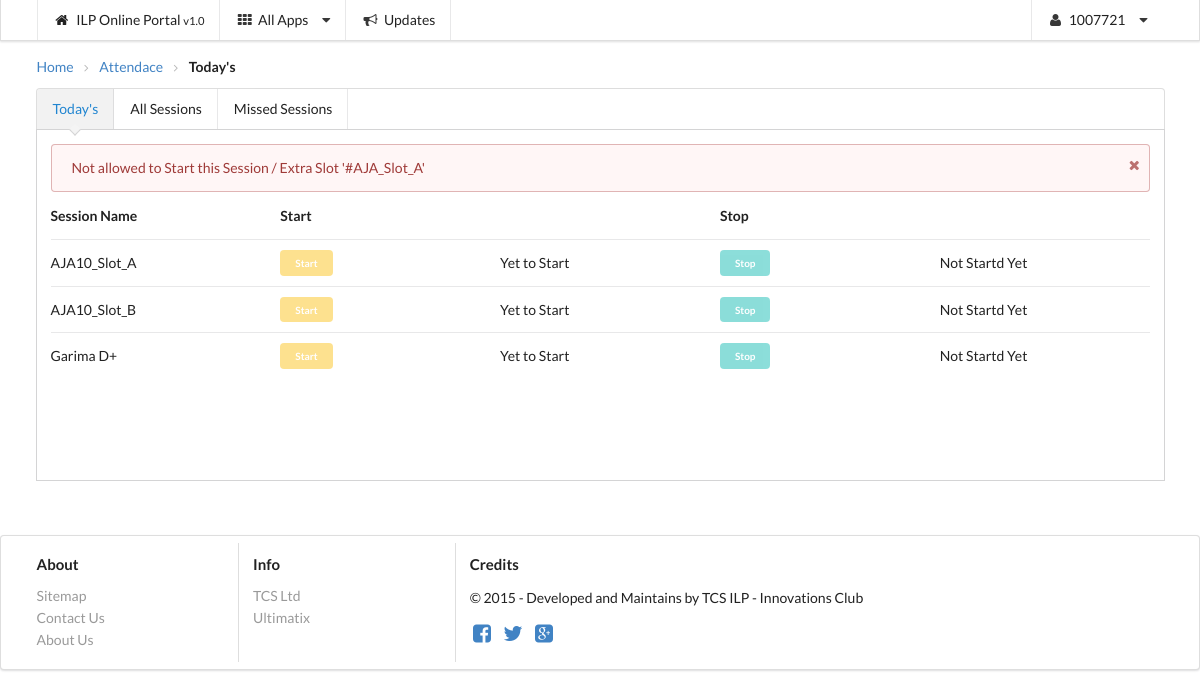
The page /attendance/start/3/ (signed in) on the database its author committed.
### Auth/models.py (models this page shows, shortened)
class ILPUser(AbstractBaseUser):
    EmpNo = models.IntegerField(
        verbose_name = "TCS Employee ID",
        unique = True,
    )
    FirstName = models.CharField(
        max_length=100,
        verbose_name = "First Name",
    )
    LastName = models.CharField(
        max_length=100,
        verbose_name = "Last Name",
    )
    Email = models.EmailField(
        verbose_name = "Employee Email Id",
        max_length = 100,
    )
    DoB = models.DateField(
        verbose_name = "Date of Birth",
    )
    gender_labels = (
        ("M", "Male"),
        ("F", "Female"),
    )
    Gender = models.CharField(
        max_length=1,
        choices=gender_labels,
        verbose_name = "Gender",
    )
    profile_labels = (
        ("Participant", "Participant"),
        ("Lead", "Lead"),
        ("Support", "Support")
    )
    Profile = models.CharField(
        max_length=11,
        choices=profile_labels,
        verbose_name = "Employee Profile",
    )
    Mobile = models.CharField(
        max_length=11,
        null = True,
        verbose_name = "Employee Mobile No",
    )
    is_active = models.BooleanField(
        default=True,
        verbose_name = "Is Active User",
    )
    is_admin = models.BooleanField(
        default=False,
        verbose_name = "Is Admin",
    )
    objects = UserManager()
    USERNAME_FIELD = 'EmpNo'
    REQUIRED_FIELDS = ['FirstName', 'LastName', 'Email', 'DoB', 'Gender', 'Profile']

### Schedule/models.py (models this page shows, shortened)
class Session(models.Model):
	session_name = models.CharField(
		verbose_name = "Schedule Name",
		max_length = 50,
	)
	incharge = models.ManyToManyField(ILPUser)
	lg_id = models.ForeignKey('ILP.LG')
	time_slot = models.ForeignKey('TimeSlot')
	date = models.DateField(
		verbose_name = "Date",
    )

class ExtraSlot(models.Model):
	participant_id = models.ForeignKey(ILPUser)
	time_slot = models.ForeignKey('TimeSlot')
	date = date = models.DateField(
		verbose_name = "Date",
    )

class TimeSlot(models.Model):
	slot_name = models.CharField(
		verbose_name = "Time Slot Name",
		max_length = 50,
	)
	start_time = models.TimeField(
		verbose_name = "Time Slot Start Time",
	)
	end_time = models.TimeField(
		verbose_name = "Time Slot End Time",
	)
	is_break = models.BooleanField(
		default=False,
		verbose_name = "Is a Break ?",
    )

### Attendance/views.py (the view)
# urls.py: url(r'^start/(?P<session>\d{1,5})/$', StartSession, name="start_session"),
@auth
def StartSession(request, session):
	return start_session(request, Session, "session", session )

### Attendance/views.py (called while the page is built)
def get_attendance_context(request):
	participant_profile = Participant.objects.get(participant_id = request.user)
	general_sessions = Session.objects.filter(lg_id = participant_profile.lg_id, date=datetime.date.today())
	extra_slots = ExtraSlot.objects.filter(participant_id=request.user,date=datetime.date.today())
	context = {
		"participant_profile" : participant_profile ,
		"general_sessions": get_all_sessions_info(request,Session, "session" ),
		"extra_slots" : get_all_sessions_info(request, ExtraSlot, "extra_slot" ),
	 }
	return context

### Templates/Attendance/home.html (shortened to what this page needs)
{% extends "base.html" %}
{% block main %}
<div class="ui breadcrumb">
  <a class="section">Home</a>
  <i class="right angle icon divider"></i>
  <a class="section">Attendace</a>
  <i class="right angle icon divider"></i>
  <div class="active section">Today's</div>
</div>
<div class="ui  grid " >
  <div class="row">
    <div class="sixteen wide column">
		<div class="ui  pointing top attached menu blue">
		  <a class="item active">Today's</a>
		  <a class="item">All Sessions</a>
		  <a class="item">Missed Sessions</a>
		</div>
		<div class="ui attached segment" style="min-height:352px;">
		  {% if messages %}
			{% for message in messages %}
			<div {% if message.tags %} class="ui message {{ message.tags }} "{% endif %}><i class="close icon"></i>{{ message }}</div>
			{% endfor %}
			{% endif %}
		  {% if general_sessions  or  extra_slots %}
		  <table class="ui five column table very basic ">
			  <thead>
				<tr><th>Session Name</th>
				<th colspan="2">Start</th>
				<th colspan="2">Stop</th>
			  </tr></thead>
			  <tbody>
			   {% for one_session in general_sessions %}
				<tr>
				  <td>{{ one_session.session.session_name }}</td>
				  {% ifequal one_session.started_flag "Yet to Start" %}
				  <td><a href="#" class="ui button yellow mini disabled">Start</a></td>
				  <td>Yet to Start</td>
				  {% endifequal %}
                  {% ifequal one_session.stop_flag "Not Startd Yet" %}
				  <td><a href="#" class="ui button teal mini disabled">Stop</a></td>
				  <td>Not Startd Yet</td>
				  {% endifequal %}
				</tr>
				{% endfor %}
				{% for extra in extra_slots %}
				<tr>
				  <td> {{ extra.extra_slot.time_slot.slot_name }}</td>
				  {% ifequal extra.started_flag "Yet to Start" %}
				  <td><a href="#" class="ui button yellow mini disabled">Start</a></td>
				  <td>Yet to Start</td>
				  {% endifequal %}
                  {% ifequal extra.stop_flag "Not Startd Yet" %}
				  <td><a href="#" class="ui button teal mini disabled">Stop</a></td>
				  <td>Not Startd Yet</td>
				  {% endifequal %}
				</tr>
				{% endfor %}
			  </tbody>
			</table>
			{% else %}
			<div class="ui message red">No Sessions Scheduled</div>
			{% endif %}
		</div>
    </div>
  </div>
</div>
{% endblock %}

### Templates/base.html (shortened to what this page needs)
<!DOCTYPE html>
<html>
  <head>
    <link rel="stylesheet" type="text/css" href="{{ STATIC_URL }}assets/font_style.css">
    <link rel="stylesheet" type="text/css" href="{{ STATIC_URL }}assets/semantic.min.css">
  </head>
  <body>
    <div class="ui fixed menu">
      <div class="ui container">
	<a class="item {% block home_active %}{% endblock %}" href="/">
	  <div class="header">
	    <i class="home icon"></i> ILP Online Portal <small>v1.0</small>
	  </div>
	</a>
	<div class="ui simple dropdown item">
	  <i class="grid layout icon"></i> All Apps <i class="dropdown icon"></i>
	</div>
	<a class="item"> <i class="announcement icon"></i> Updates  </a>
	<div class="ui simple dropdown  right item">
	  <i class="icon user"></i>
	  {{ user.EmpNo }}
	  <i class="dropdown icon"></i>
	</div>
      </div>
    </div>
    <br><br><br>
    <div class="ui container">
      {% block main %}
      {% endblock %}
    </div>
    <br><br>
    <div class="ui  padded   segment">
      <div class="ui  container  divided equal height  grid">
	<div class="three wide column">
	  <h4 class="ui  header">About</h4>
	  <div class="ui  link list">
	    <a href="#" class="item">Sitemap</a> <a href="#" class="item">Contact
	      Us</a> <a href="#" class="item">About Us </a>
	  </div>
	</div>
	<div class="three wide column">
	  <h4 class="ui  header">Info</h4>
	  <div class="ui  link list">
	    <a href="#" class="item">TCS Ltd</a> <a href="#" class="item">
	      Ultimatix</a>
	  </div>
	</div>
	<div class="seven wide column">
	  <h4 class="ui  header">Credits</h4>
	  <p>&copy; 2015 - Developed and Maintains by TCS ILP - Innovations
	    Club</p>
	  <a href="#"><i class="facebook square icon large"></i></a>
	  <a href="#"><i class="twitter icon large"></i></a>
	  <a href="#"><i class="google plus square icon large"></i></a>
	</div>
      </div>
    </div>
  </body>
</html>

### rows shown on the page
Session: session.session_name "AJA10_Slot_A"
Session: session.session_name "AJA10_Slot_B"
ExtraSlot: extra_slot.time_slot.slot_name "Garima D+"

### other values the page prints
{{ user.EmpNo }} "1007721"
{{ message }} "Not allowed to Start this Session / Extra Slot '#AJA_Slot_A'"
